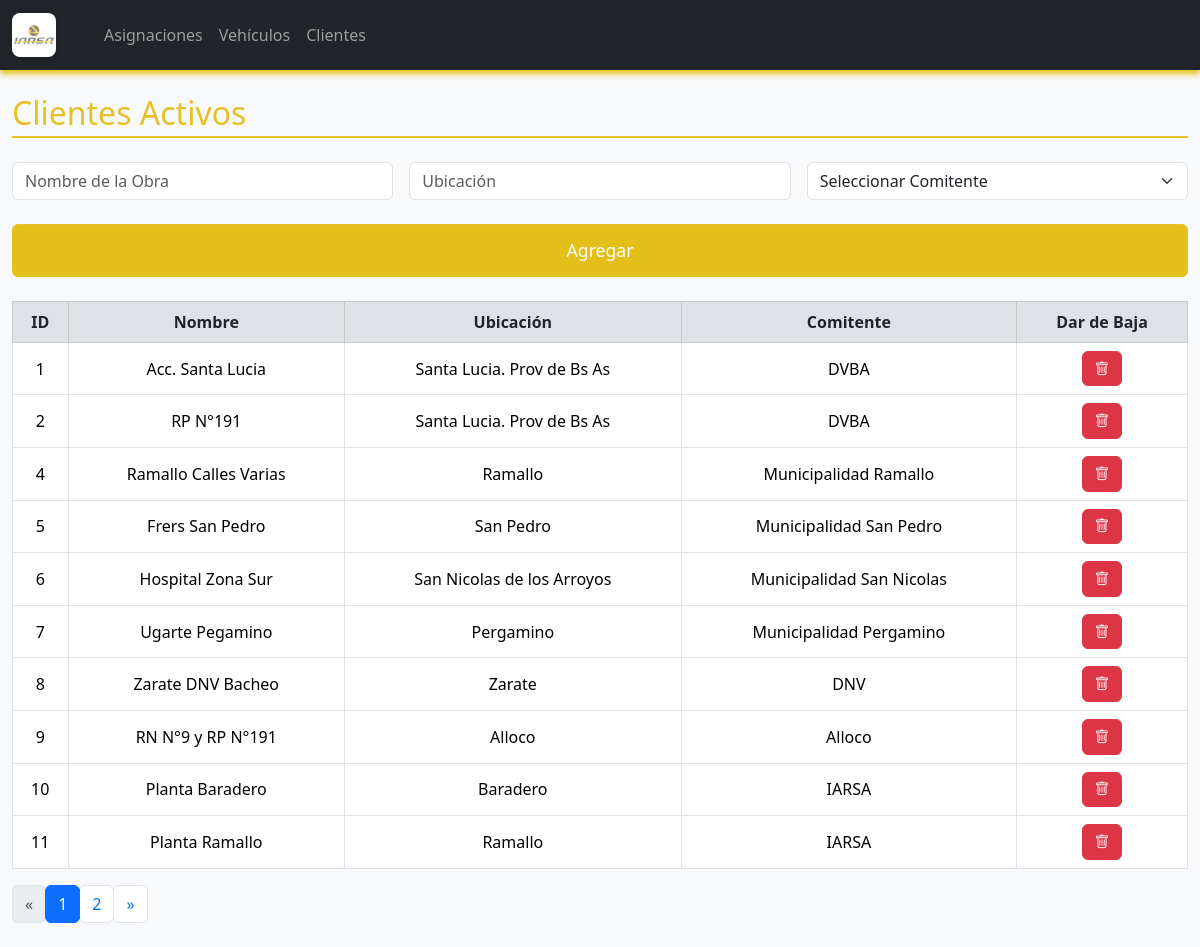
Screenshot of /clientes with the database file from the repository.
### logistica/models.py (models this page shows, shortened)
class Cliente(db.Model):
    id = db.Column(db.Integer, primary_key=True)
    nombre = db.Column(db.String(100), nullable=False)
    ubicacion = db.Column(db.String(100), nullable=False)
    comitente = db.Column(db.String(100), nullable=False)
    estado = db.Column(db.String(10), nullable=False, default="Activo")

### logistica/routes.py (the view)
@main.route('/clientes')
def clientes():
    page = request.args.get('page', 1, type=int)
    query = Cliente.query.filter_by(estado="Activo").order_by(Cliente.id)
    clientes, total, total_pages, page = paginar_query(query, page)
    return render_template('clientes.html',
                           clientes=clientes,
                           page=page,
                           total_pages=total_pages)

### logistica/routes.py (called while the page is built)
def paginar_query(query, page, per_page=10):
    total = query.count()
    total_pages = max((total + per_page - 1) // per_page, 1)
    if page < 1:
        page = 1
    elif page > total_pages:
        page = total_pages
    items = query.offset((page - 1) * per_page).limit(per_page).all()
    return items, total, total_pages, page

### logistica/templates/clientes.html (shortened to what this page needs)
{% extends "index.html" %}
{% block content %}
<h2 class="mb-4 section-title">Clientes Activos</h2>
<form method="POST" action="{{ url_for('main.agregar_cliente') }}" class="row g-3 mb-4">
    <div class="col-md-4">
        <input type="text" name="nombre" class="form-control" placeholder="Nombre de la Obra" required>
    </div>
    <div class="col-md-4">
        <input type="text" name="ubicacion" class="form-control" placeholder="Ubicación" required>
    </div>
    <div class="col-md-4">
        <select name="comitente" class="form-select" required>
            <option value="">Seleccionar Comitente</option>
        </select>
    </div>
    <div class="col-12">
        <button type="submit" class="btn btn-primary btn-block btn-agregar-grande">Agregar</button>
    </div>
</form>
<table class="table table-bordered table-hover align-middle">
    <thead class="table-light">
        <tr>
            <th>ID</th>
            <th>Nombre</th>
            <th>Ubicación</th>
            <th>Comitente</th>
            <th>Dar de Baja</th>
        </tr>
    </thead>
    <tbody>
        {% for c in clientes %}
        <tr>
            <td>{{ c.id }}</td>
            <td>{{ c.nombre }}</td>
            <td>{{ c.ubicacion }}</td>
            <td>{{ c.comitente }}</td>
            <td>
                <a href="{{ url_for('main.baja_cliente', id=c.id) }}" class="btn btn-danger btn-sm">
                    <i class="bi bi-trash"></i>
                </a>
            </td>
        </tr>
        {% endfor %}
    </tbody>
</table>
<nav aria-label="Page navigation example">
  <ul class="pagination">
    <li class="page-item {% if page == 1 %}disabled{% endif %}">
      <a class="page-link" href="{{ url_for('main.clientes', page=page-1) }}" aria-label="Previous">
        <span aria-hidden="true">&laquo;</span>
      </a>
    </li>
    {% for p in range(1, total_pages + 1) %}
      <li class="page-item {% if p == page %}active{% endif %}">
        <a class="page-link" href="{{ url_for('main.clientes', page=p) }}">{{ p }}</a>
      </li>
    {% endfor %}
    <li class="page-item {% if page == total_pages %}disabled{% endif %}">
      <a class="page-link" href="{{ url_for('main.clientes', page=page+1) }}" aria-label="Next">
        <span aria-hidden="true">&raquo;</span>
      </a>
    </li>
  </ul>
</nav>
{% endblock %}

### logistica/static/style.css (style rules this page uses)
body { background-color: #f8f9fa; font-family: 'Segoe UI', Tahoma, Geneva, Verdana, sans-serif; }
h1, h2, h3 { color: #e6c028; }
.table th, .table td { text-align: center; vertical-align: middle; }
.btn { border-radius: 0.375rem; padding: 0.375rem 0.75rem; font-size: 0.9rem; }
.btn-danger { color: #fff; }
.btn-primary { background-color: #e3c019; border-color: #e6c028; }
.btn-agregar-grande { width: 100%; font-size: 1.1rem; padding: 0.75rem 0; margin-top: 0.5rem; }
form input, form select { border-radius: 0.375rem; }
.pagination .page-item .page-link { border-radius: 0.375rem; }
.table thead th { background-color: #dee2e6; font-weight: bold; color: #212529; }
.section-title { border-bottom: 2px solid #e6c028; padding-bottom: 0.25rem; margin-bottom: 1.5rem; }

### rows the page displays
Cliente: id "1", nombre "Acc. Santa Lucia", ubicacion "Santa Lucia. Prov de Bs As", comitente "DVBA"
Cliente: id "2", nombre "RP N°191", ubicacion "Santa Lucia. Prov de Bs As", comitente "DVBA"
Cliente: id "4", nombre "Ramallo Calles Varias", ubicacion "Ramallo", comitente "Municipalidad Ramallo"
Cliente: id "5", nombre "Frers San Pedro", ubicacion "San Pedro", comitente "Municipalidad San Pedro"
Cliente: id "6", nombre "Hospital Zona Sur", ubicacion "San Nicolas de los Arroyos", comitente "Municipalidad San Nicolas"
Cliente: id "7", nombre "Ugarte Pegamino", ubicacion "Pergamino", comitente "Municipalidad Pergamino"
Cliente: id "8", nombre "Zarate DNV Bacheo", ubicacion "Zarate", comitente "DNV"
Cliente: id "9", nombre "RN N°9 y RP N°191", ubicacion "Alloco", comitente "Alloco"
Cliente: id "10", nombre "Planta Baradero", ubicacion "Baradero", comitente "IARSA"
Cliente: id "11", nombre "Planta Ramallo", ubicacion "Ramallo", comitente "IARSA"

### other values shown
{{ p }} "1" "2"
